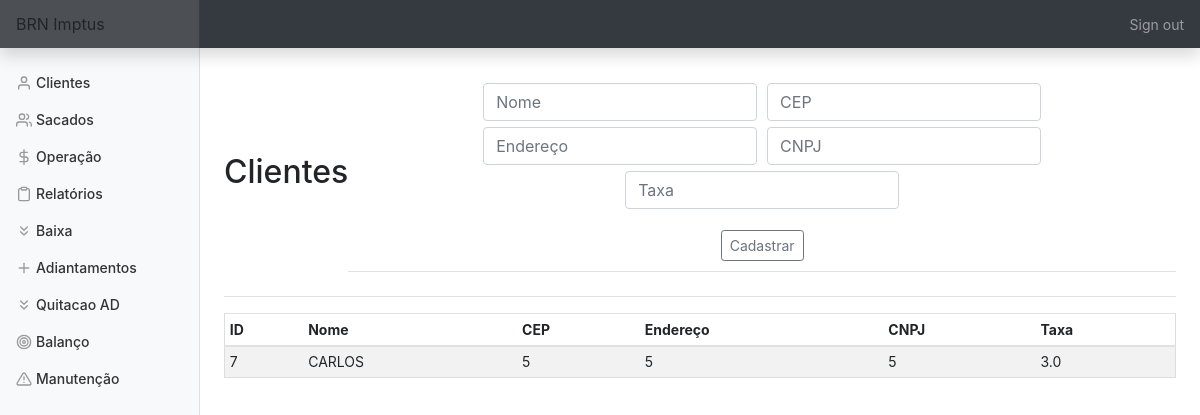
/clientes (signed in), run on an earlier commit of the app's database.
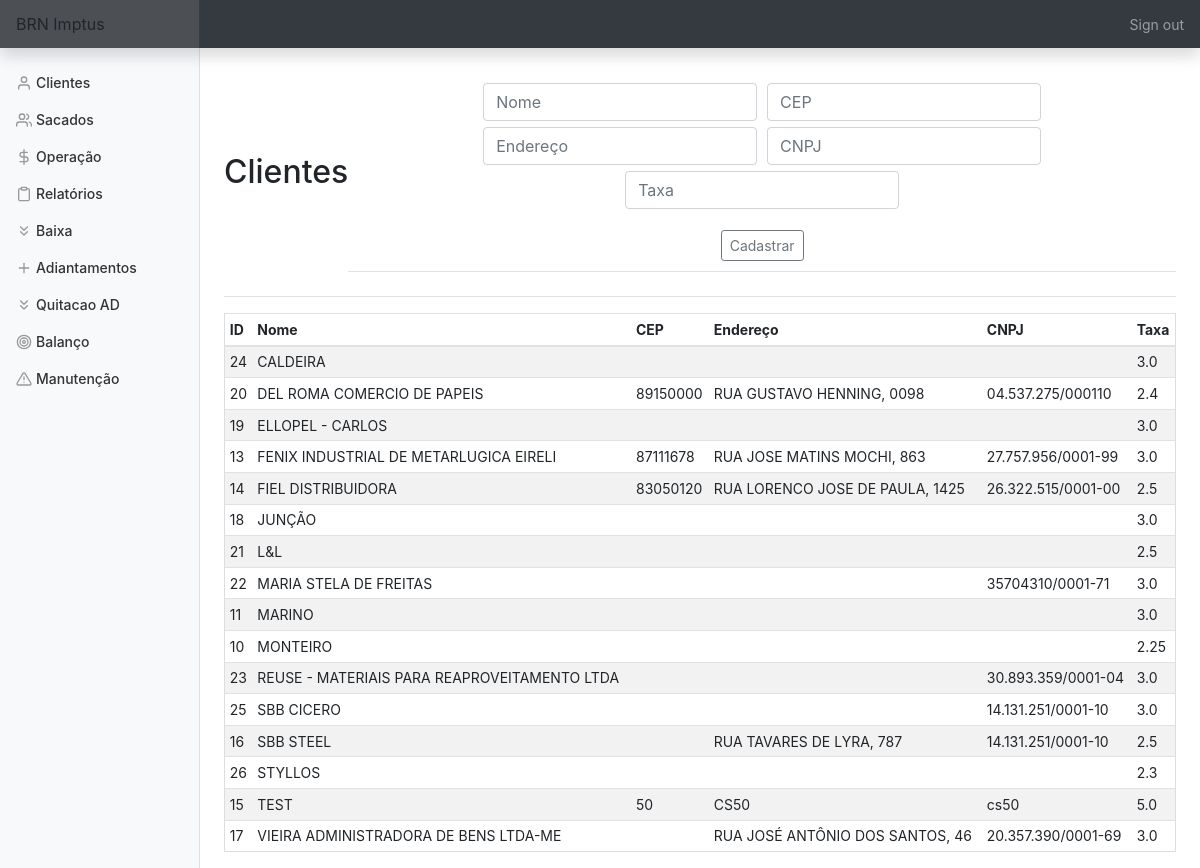
And on a later commit of the database.
### tables this page shows
CREATE TABLE clientes (id INTEGER PRIMARY KEY AUTOINCREMENT NOT NULL,
						nome TEXT NOT NULL,
						cep TEXT NOT NULL,
						endereço TEXT NOT NULL, cnpj TEXT, taxa FLOAT);

### app.py (the view, shortened to what this page needs)
@app.route('/clientes', methods=['GET', 'POST'])
@login_required
def clientes():
    con = sqlite3.connect(DATABASE)
    con.row_factory = sqlite3.Row
    cur = con.cursor()
    if request.method == 'GET':
        cur.execute('SELECT * FROM clientes ORDER BY nome')
        rows = cur.fetchall()
        return render_template('clientes.html', rows=rows)

### app.py (called while the page is built)
@app.after_request
def after_request(response):
    response.headers["Cache-Control"] = "no-cache, no-store, must-revalidate"
    response.headers["Expires"] = 0
    response.headers["Pragma"] = "no-cache"
    return response

### helper.py (called while the page is built)
def login_required(f):
    @wraps(f)
    def decorated_function(*args, **kwargs):
        if session.get("user_id") is None:
            return redirect("/login")
        return f(*args, **kwargs)
    return decorated_function

### templates/clientes.html (shortened to what this page needs)
{% extends "layout.html" %}
{% block main %}
    <div class='d-flex justify-content-between flex-warp flex-md-nowrap align-items-center pt-3 pb-2 mb-3 border-bottom'>
        <h1 class='h2'>Clientes</h1>
        <div class='d-flex justify-content-between flex-warp flex-md-nowrap align-items-center pt-3 pb-2 mb-3 border-bottom'>
            <form action='clientes' method='POST'>
                <div class='form-group'>
                    <input title='Insira o nome/razão social do cliente' alt='Insira o nome/razão social do cliente' name='nome' autofocus class='form-control' placeholder='Nome' type='text' required>
                    <input title='Insira o cep do cliente' alt='Insira o cep do cliente'name='cep' autofocus class='form-control' placeholder='CEP' type='number'>
                    <input title='Insira o endereço do cliente' alt='Insira o endereço do cliente'name='endereco' autofocus class='form-control' placeholder='Endereço' type='text'>
                    <input title='Insira o cpf/cnpj do cliente' alt='Insira o cpf/cnpj do cliente'name='cnpj' autofocus class='form-control' placeholder='CNPJ' type='text'>
                    <input title='Insira a taxa negociada com o cliente' alt='Insira a taxa negociada com o cliente'name='tx' autofocus class='form-control' placeholder='Taxa' type='number' step='0.01' required>
                </div>
                <button type='submit' class='btn btn-sm btn-outline-secondary'>Cadastrar</button>
            </form>
        </div>
    </div>
    <div class='table-responsive'>
        <table class='table table-striped table-sm'>
            <thead>
                <tr>
                    <th>ID</th>
                    <th>Nome</th>
                    <th>CEP</th>
                    <th>Endereço</th>
                    <th>CNPJ</th>
                    <th>Taxa</th>
                </tr>
            </thead>
            <tbody>
                {% for row in rows %}
                    <tr>
                        <td>{{ row['id'] }}</td>
                        <td>{{ row['nome'] }}</td>
                        <td>{{ row['cep'] }}</td>
                        <td>{{ row['endereço'] }}</td>
                        <td>{{ row['cnpj'] }}</td>
                        <td>{{ row['taxa'] }}</td>
                    </tr>
                {% endfor %}
            </tbody>
        </table>
    </div>
{% endblock %}

What changed in the data, as far as the page shows it:
removed clientes: id "7", nome "CARLOS", cep "5", endereço "5", cnpj "5", taxa "3.0"
added clientes: id "24", nome "CALDEIRA", taxa "3.0"
added clientes: id "20", nome "DEL ROMA COMERCIO DE PAPEIS", cep "89150000", endereço "RUA GUSTAVO HENNING, 0098", cnpj "04.537.275/000110", taxa "2.4"
added clientes: id "19", nome "ELLOPEL - CARLOS", taxa "3.0"
added clientes: id "13", nome "FENIX INDUSTRIAL DE METARLUGICA EIRELI", cep "87111678", endereço "RUA JOSE MATINS MOCHI, 863", cnpj "27.757.956/0001-99", taxa "3.0"
added clientes: id "14", nome "FIEL DISTRIBUIDORA", cep "83050120", endereço "RUA LORENCO JOSE DE PAULA, 1425", cnpj "26.322.515/0001-00", taxa "2.5"
added clientes: id "18", nome "JUNÇÃO", taxa "3.0"
added clientes: id "21", nome "L&L", taxa "2.5"
added clientes: id "22", nome "MARIA STELA DE FREITAS", cnpj "35704310/0001-71", taxa "3.0"
added clientes: id "11", nome "MARINO", taxa "3.0"
added clientes: id "10", nome "MONTEIRO", taxa "2.25"
added clientes: id "23", nome "REUSE - MATERIAIS PARA REAPROVEITAMENTO LTDA", cnpj "30.893.359/0001-04", taxa "3.0"
added clientes: id "25", nome "SBB CICERO", cnpj "14.131.251/0001-10", taxa "3.0"
added clientes: id "16", nome "SBB STEEL", endereço "RUA TAVARES DE LYRA, 787", cnpj "14.131.251/0001-10", taxa "2.5"
added clientes: id "26", nome "STYLLOS", taxa "2.3"
added clientes: id "15", nome "TEST", cep "50", endereço "CS50", cnpj "cs50", taxa "5.0"
added clientes: id "17", nome "VIEIRA ADMINISTRADORA DE BENS LTDA-ME", endereço "RUA JOSÉ ANTÔNIO DOS SANTOS, 46", cnpj "20.357.390/0001-69", taxa "3.0"
